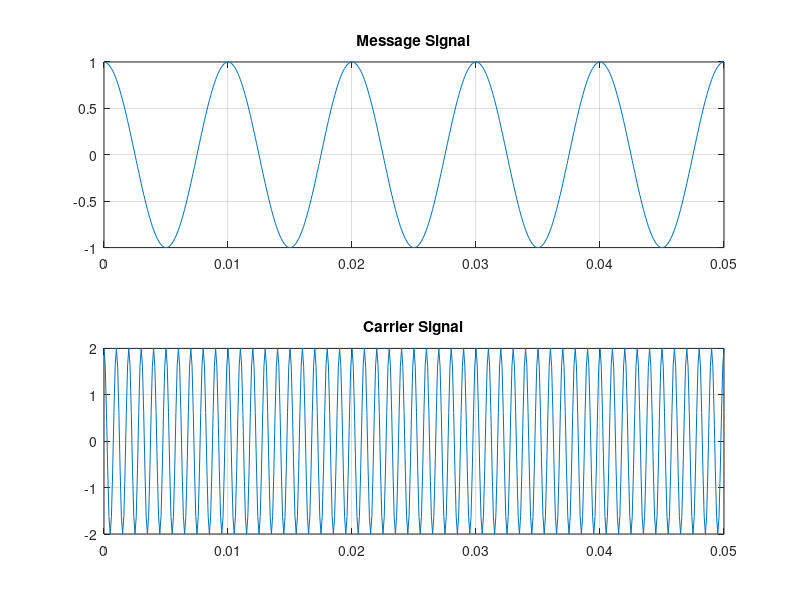
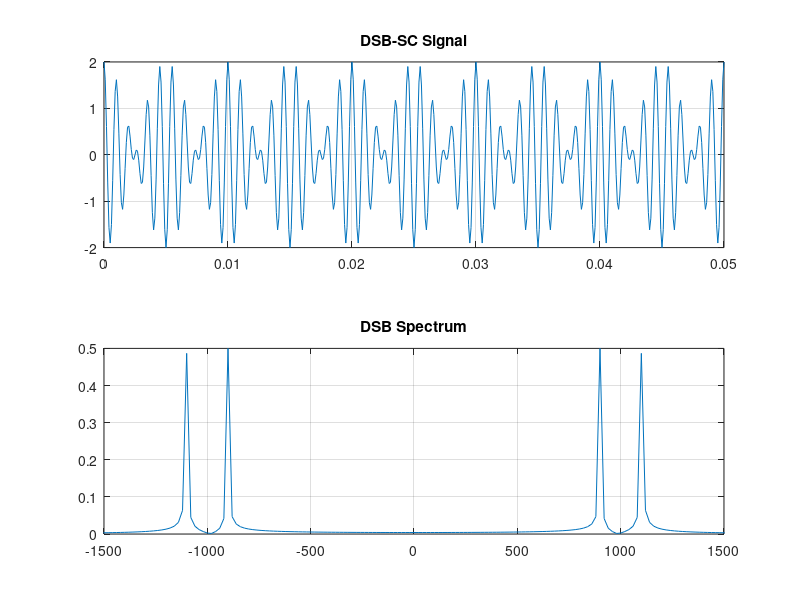
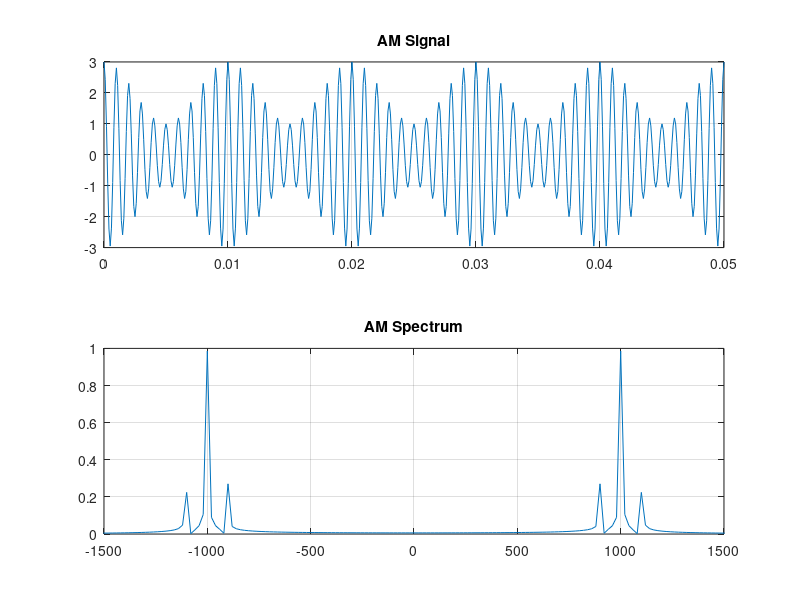
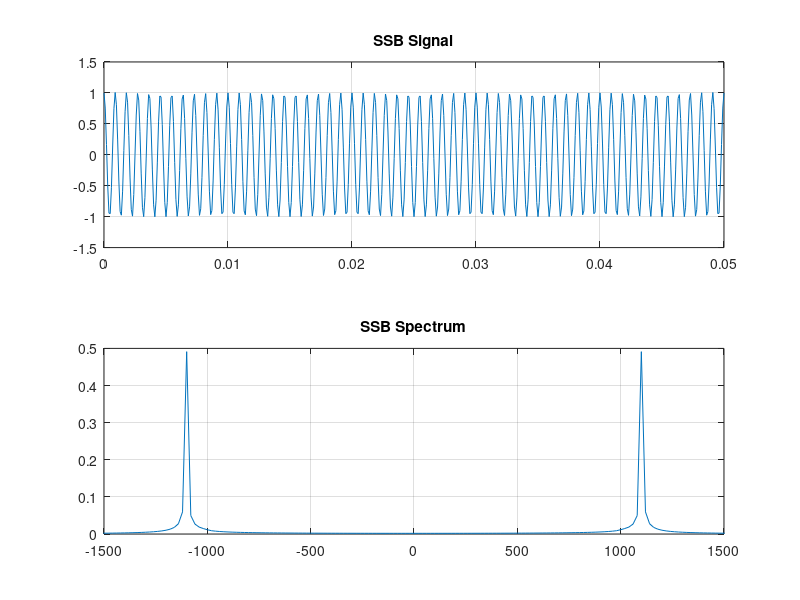

Source code (MATLAB) for these figures, in order: (Note: this script raises an error after producing the figures.)
clc;
clear;
close all;

%% =========================
% PART 1: PARAMETERS
% =========================
Fs = 10000;      % Sampling frequency
Fc = 1000;       % Carrier frequency
Fm = 100;        % Message frequency

Am = 1;          % Message amplitude
Ac = 2;          % Carrier amplitude

t = 0:1/Fs:0.05; % Time vector

% Message & carrier
m_t = Am * cos(2*pi*Fm*t);
c_t = Ac * cos(2*pi*Fc*t);

figure;
subplot(2,1,1); plot(t,m_t); title('Message Signal'); grid on;
subplot(2,1,2); plot(t,c_t); title('Carrier Signal'); grid on;

%% =========================
% FILTER (USED FOR ALL DEMOD)
% =========================
[b,a] = butter(5,150/(Fs/2),'low');

%% =========================
% PART 2: DSB-SC
% =========================
s_dsb = m_t .* c_t;

figure;
subplot(2,1,1); plot(t,s_dsb); title('DSB-SC Signal'); grid on;

L = length(s_dsb);
f = linspace(-Fs/2, Fs/2, L);
Y = abs(fftshift(fft(s_dsb)))/L;

subplot(2,1,2); plot(f,Y); title('DSB Spectrum'); xlim([-1500 1500]); grid on;

%% =========================
% PART 3: AM
% =========================
s_am = (Ac + m_t).*cos(2*pi*Fc*t);

figure;
subplot(2,1,1); plot(t,s_am); title('AM Signal'); grid on;

Y = abs(fftshift(fft(s_am)))/L;
subplot(2,1,2); plot(f,Y); title('AM Spectrum'); xlim([-1500 1500]); grid on;

%% =========================
% PART 4: SSB (Hilbert)
% =========================
m_hat = imag(hilbert(m_t));
s_ssb = m_t.*cos(2*pi*Fc*t) - m_hat.*sin(2*pi*Fc*t);

figure;
subplot(2,1,1); plot(t,s_ssb); title('SSB Signal'); grid on;

Y = abs(fftshift(fft(s_ssb)))/L;
subplot(2,1,2); plot(f,Y); title('SSB Spectrum'); xlim([-1500 1500]); grid on;

%% =========================
% PART 5: VSB
% =========================
s_dsb2 = m_t .* c_t;
[b_v,a_v] = butter(4,[800 1200]/(Fs/2),'bandpass');
s_vsb = filtfilt(b_v,a_v,s_dsb2);

figure;
subplot(2,1,1); plot(t,s_vsb); title('VSB Signal'); grid on;

Y = abs(fftshift(fft(s_vsb)))/L;
subplot(2,1,2); plot(f,Y); title('VSB Spectrum'); xlim([-1500 1500]); grid on;

%% =========================
% PART 6: FM
% =========================
kf = 100;
int_m = cumsum(m_t)/Fs;
s_fm = Ac*cos(2*pi*Fc*t + 2*pi*kf*int_m);

figure;
subplot(2,1,1); plot(t,s_fm); title('FM Signal'); grid on;

Y = abs(fftshift(fft(s_fm)))/L;
subplot(2,1,2); plot(f,Y); title('FM Spectrum'); xlim([-1500 1500]); grid on;

%% =========================
% PART 7: PM
% =========================
kp = pi;
s_pm = Ac*cos(2*pi*Fc*t + kp*m_t);

figure;
subplot(2,1,1); plot(t,s_pm); title('PM Signal'); grid on;

Y = abs(fftshift(fft(s_pm)))/L;
subplot(2,1,2); plot(f,Y); title('PM Spectrum'); xlim([-1500 1500]); grid on;

%% =========================
% PART 8: NOISE CHANNEL
% =========================
SNR = 8;

r_am  = awgn(s_am,SNR,'measured');
r_dsb = awgn(s_dsb,SNR,'measured');
r_ssb = awgn(s_ssb,SNR,'measured');
r_vsb = awgn(s_vsb,SNR,'measured');
r_fm  = awgn(s_fm,SNR,'measured');
r_pm  = awgn(s_pm,SNR,'measured');

%% =========================
% PART 9: DEMODULATION
% =========================

% AM (Envelope)
m_rec_am = abs(r_am);
m_rec_am = filtfilt(b,a,m_rec_am);
m_rec_am = m_rec_am - mean(m_rec_am);

% DSB-SC
m_rec_dsb = r_dsb .* cos(2*pi*Fc*t);
m_rec_dsb = filtfilt(b,a,m_rec_dsb) * 2;

% SSB
m_rec_ssb = r_ssb .* cos(2*pi*Fc*t);
m_rec_ssb = filtfilt(b,a,m_rec_ssb) * 2;

% VSB
m_rec_vsb = r_vsb .* cos(2*pi*Fc*t);
m_rec_vsb = filtfilt(b,a,m_rec_vsb) * 2;

% FM
z_fm = hilbert(r_fm);
phase = unwrap(angle(z_fm));
freq = diff(phase)*Fs/(2*pi);
freq = [freq freq(end)];
m_rec_fm = filtfilt(b,a,(freq - Fc)/kf);

% PM
z_pm = hilbert(r_pm);
phase = unwrap(angle(z_pm));
m_rec_pm = filtfilt(b,a,(phase - 2*pi*Fc*t)/kp);

%% =========================
% PART 10: NORMALIZATION
% =========================
m_ref = m_t / max(abs(m_t));

m_rec_am  = m_rec_am  / max(abs(m_rec_am));
m_rec_dsb = m_rec_dsb / max(abs(m_rec_dsb));
m_rec_ssb = m_rec_ssb / max(abs(m_rec_ssb));
m_rec_vsb = m_rec_vsb / max(abs(m_rec_vsb));
m_rec_fm  = m_rec_fm  / max(abs(m_rec_fm));
m_rec_pm  = m_rec_pm  / max(abs(m_rec_pm));

%% =========================
% PART 11: PLOTS (COMPARISON)
% =========================
figure;

subplot(3,2,1);
plot(t,m_ref,'k',t,m_rec_am,'r--'); title('AM'); grid on;

subplot(3,2,2);
plot(t,m_ref,'k',t,m_rec_dsb,'r--'); title('DSB-SC'); grid on;

subplot(3,2,3);
plot(t,m_ref,'k',t,m_rec_ssb,'r--'); title('SSB'); grid on;

subplot(3,2,4);
plot(t,m_ref,'k',t,m_rec_vsb,'r--'); title('VSB'); grid on;

subplot(3,2,5);
plot(t,m_ref,'k',t,m_rec_fm,'r--'); title('FM'); grid on;

subplot(3,2,6);
plot(t,m_ref,'k',t,m_rec_pm,'r--'); title('PM'); grid on;

legend('Original','Recovered');

%% =========================
% PART 12: MSE CALCULATION
% =========================
e_am  = m_ref - m_rec_am;
e_dsb = m_ref - m_rec_dsb;
e_ssb = m_ref - m_rec_ssb;
e_vsb = m_ref - m_rec_vsb;
e_fm  = m_ref - m_rec_fm;
e_pm  = m_ref - m_rec_pm;

figure;
plot(e_am); hold on;
plot(e_dsb);
plot(e_ssb);
plot(e_vsb);
plot(e_fm);
plot(e_pm);
title('Error Signals'); grid on;

mse_values = [
    mean(e_am.^2)
    mean(e_dsb.^2)
    mean(e_ssb.^2)
    mean(e_vsb.^2)
    mean(e_fm.^2)
    mean(e_pm.^2)
];

disp('MSE VALUES:');
disp(mse_values);

%% =========================
% PART 13: MSE vs SNR
% =========================
SNR_vec = 0:2:30;

mse_am  = zeros(1,length(SNR_vec));
mse_dsb = zeros(1,length(SNR_vec));
mse_ssb = zeros(1,length(SNR_vec));
mse_vsb = zeros(1,length(SNR_vec));
mse_fm  = zeros(1,length(SNR_vec));
mse_pm  = zeros(1,length(SNR_vec));

for i = 1:length(SNR_vec)

    r_am  = awgn(s_am,SNR_vec(i),'measured');
    r_dsb = awgn(s_dsb,SNR_vec(i),'measured');
    r_ssb = awgn(s_ssb,SNR_vec(i),'measured');
    r_vsb = awgn(s_vsb,SNR_vec(i),'measured');
    r_fm  = awgn(s_fm,SNR_vec(i),'measured');
    r_pm  = awgn(s_pm,SNR_vec(i),'measured');

    % demod again
    m1 = filtfilt(b,a,abs(r_am));
    m2 = filtfilt(b,a,(r_dsb.*cos(2*pi*Fc*t))*2);
    m3 = filtfilt(b,a,(r_ssb.*cos(2*pi*Fc*t))*2);
    m4 = filtfilt(b,a,(r_vsb.*cos(2*pi*Fc*t))*2);

    z_fm = hilbert(r_fm);
    ph = unwrap(angle(z_fm));
    f_inst = diff(ph)*Fs/(2*pi);
    f_inst = [f_inst f_inst(end)];
    m5 = filtfilt(b,a,(f_inst-Fc)/kf);

    z_pm = hilbert(r_pm);
    ph = unwrap(angle(z_pm));
    m6 = filtfilt(b,a,(ph-2*pi*Fc*t)/kp);

    mse_am(i)  = mean((m_ref - m1).^2);
    mse_dsb(i) = mean((m_ref - m2).^2);
    mse_ssb(i) = mean((m_ref - m3).^2);
    mse_vsb(i) = mean((m_ref - m4).^2);
    mse_fm(i)  = mean((m_ref - m5).^2);
    mse_pm(i)  = mean((m_ref - m6).^2);
end

figure;
semilogy(SNR_vec,mse_am,'r-o'); hold on;
semilogy(SNR_vec,mse_dsb,'b-s');
semilogy(SNR_vec,mse_ssb,'m-^');
semilogy(SNR_vec,mse_vsb,'g-d');
semilogy(SNR_vec,mse_fm,'k-*');
semilogy(SNR_vec,mse_pm,'c-x');


legend('AM','DSB','SSB','VSB','FM','PM');
title('MSE vs SNR');
grid on;
%% =========================
% PART 14: AI TRAINING
% =========================

num_samples = 3000;

X = zeros(num_samples,length(t));
Y = zeros(num_samples,length(t));

for i = 1:num_samples

    Fm_r = 50 + (200-50)*rand;
    m_r = cos(2*pi*Fm_r*t);

    type = randi(6);

    switch type
        case 1, s = (Ac + m_r).*cos(2*pi*Fc*t);
        case 2, s = m_r .* c_t;
        case 3
            m_hat = imag(hilbert(m_r));
            s = m_r.*cos(2*pi*Fc*t) - m_hat.*sin(2*pi*Fc*t);
        case 4
            s = filtfilt(b,a,m_r .* c_t);
        case 5
            int_m = cumsum(m_r)/Fs;
            s = Ac*cos(2*pi*Fc*t + 2*pi*kf*int_m);
        case 6
            s = Ac*cos(2*pi*Fc*t + kp*m_r);
    end

    X(i,:) = awgn(s, rand*20, 'measured');
    Y(i,:) = m_r;
end

%% =========================
% TRAIN NETWORK
% =========================

layers = [
    featureInputLayer(length(t))
    fullyConnectedLayer(128)
    reluLayer
    fullyConnectedLayer(256)
    reluLayer
    fullyConnectedLayer(length(t))
    regressionLayer];

net = trainNetwork(X, Y, layers, ...
    trainingOptions('adam', ...
    'MaxEpochs', 25, ...
    'MiniBatchSize', 64, ...
    'Shuffle','every-epoch', ...
    'Verbose', true, ...
    'Plots','training-progress'));

%% =========================
% SAVE MODEL 
% =========================

save('net.mat','net');
%% =========================
% PART 14: LOAD AI MODEL
% =========================
load net.mat   % contains trained neural network "net"
%% =========================
% PART 15: AI vs CONVENTIONAL (ALL MODELS)
% =========================

SNR_vec_final = 0:5:30;
mod_names = {'AM','DSB-SC','SSB','VSB','FM','PM'};

mse_ai_all = zeros(6,length(SNR_vec_final));
mse_conv_all = zeros(6,length(SNR_vec_final));

for mod_type = 1:6

    for i = 1:length(SNR_vec_final)

        m_f = cos(2*pi*120*t);

        % =========================
        % MODULATION
        % =========================
        switch mod_type
            case 1
                s_f = (Ac + m_f).*cos(2*pi*Fc*t);

            case 2
                s_f = m_f .* c_t;

            case 3
                m_hat = imag(hilbert(m_f));
                s_f = m_f.*cos(2*pi*Fc*t) - m_hat.*sin(2*pi*Fc*t);

            case 4
                s_f = filtfilt(b,a,m_f .* c_t);

            case 5
                int_m = cumsum(m_f)/Fs;
                s_f = Ac*cos(2*pi*Fc*t + 2*pi*kf*int_m);

            case 6
                s_f = Ac*cos(2*pi*Fc*t + kp*m_f);
        end

        % =========================
        % CHANNEL adding noise
        % =========================
        r_f = awgn(s_f, SNR_vec_final(i), 'measured');

        % =========================
        % AI DEMOD
        % =========================
        m_ai = predict(net, r_f);

        % =========================
        % CONVENTIONAL DEMOD
        % =========================
        switch mod_type
            case 1
                m_conv = filtfilt(b,a,abs(r_f));

            case 2
                m_conv = filtfilt(b,a,(r_f.*cos(2*pi*Fc*t))*2);

            case 3
                m_conv = filtfilt(b,a,(r_f.*cos(2*pi*Fc*t))*2);

            case 4
                m_conv = filtfilt(b,a,(r_f.*cos(2*pi*Fc*t))*2);

            case 5
                z_fm = hilbert(r_f);
                ph = unwrap(angle(z_fm));
                f_inst = diff(ph)*Fs/(2*pi);
                f_inst = [f_inst f_inst(end)];
                m_conv = filtfilt(b,a,(f_inst-Fc)/kf);

            case 6
                z_fm = hilbert(r_f);
                ph = unwrap(angle(z_fm));
                m_conv = filtfilt(b,a,(ph-2*pi*Fc*t)/kp);
        end

        % =========================
        % NORMALIZATION
        % =========================
        m_f = m_f / max(abs(m_f));
        m_ai = m_ai / max(abs(m_ai));
        m_conv = m_conv / max(abs(m_conv));

        % =========================
        % MSE
        % =========================
        mse_ai_all(mod_type,i) = mean((m_f - m_ai).^2);
        mse_conv_all(mod_type,i) = mean((m_f - m_conv).^2);

    end
end
%% =========================
% PART 16: AI vs CONVENTIONAL PLOTS
% =========================

figure('Name','AI vs Conventional (ALL MODES)');

for mod_type = 1:6

    subplot(3,2,mod_type);

    semilogy(SNR_vec_final, mse_conv_all(mod_type,:), 'r-o','LineWidth',1.2);
    hold on;
    semilogy(SNR_vec_final, mse_ai_all(mod_type,:), 'b-s','LineWidth',1.2);

    title(mod_names{mod_type});
    xlabel('SNR (dB)');
    ylabel('MSE');
    grid on;

    if mod_type == 1
        legend('Conventional','AI');
    end
end
